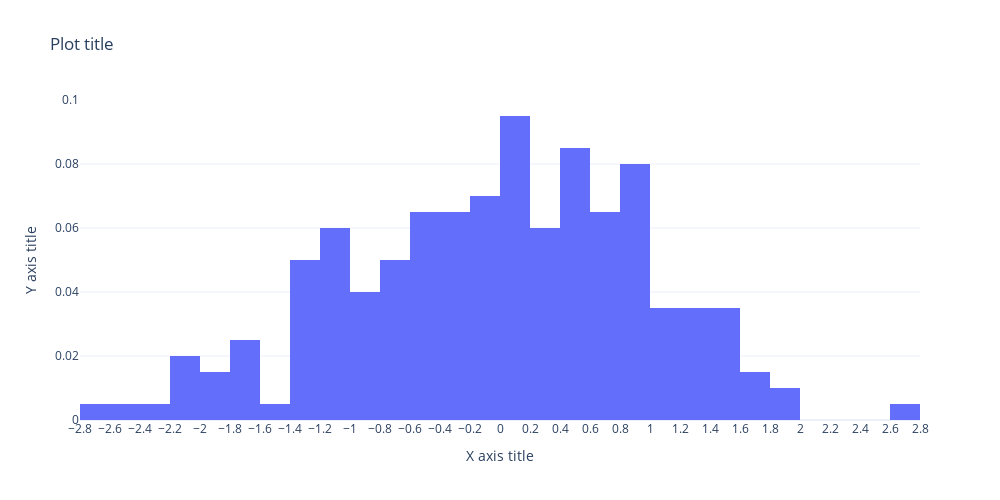

The notebook cell this image was saved under:
### Code cell
# Basic histogram with one category

bucket_size = 0.2

fig = go.Figure()
fig.add_trace(go.Histogram(
    x=d.x,
    nbinsx=None,
    xbins=dict(
        size=bucket_size,
        start=None,
        end=None),
    histnorm='probability'))
fig.update_layout(
    template='plotly_white',
    width=1000,
    height=500,
    title='Plot title',
    legend_title='Legend',
    showlegend=False,)
fig.update_xaxes(
    title='X axis title',
    range=None,
    dtick=bucket_size)
fig.update_yaxes(
    title='Y axis title',
    range=None,
    dtick=None)
fig.show()

### Figure 1 — Plotly figure (JSON) as saved in the notebook; plotly's stock layout.template omitted (floating-point values rounded to 4 significant figures; data arrays with more than 128 entries replaced by an {"elided": "..."} marker saying what was removed)
{"data": [{"histnorm": "probability", "type": "histogram", "x": {"elided": "200 float values"}, "xbins": {"size": 0.2}}], "layout": {"height": 500, "legend": {"title": {"text": "Legend"}}, "showlegend": false, "title": {"text": "Plot title"}, "width": 1000, "xaxis": {"dtick": 0.2, "title": {"text": "X axis title"}}, "yaxis": {"title": {"text": "Y axis title"}}}}
